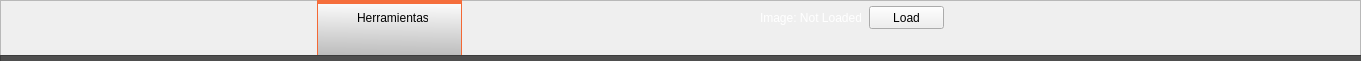
   <widget class="QFrame" name="frame_2">
    <property name="geometry">
     <rect>
      <x>0</x>
      <y>0</y>
      <width>1361</width>
      <height>61</height>
     </rect>
    </property>
    <property name="styleSheet">
     <string notr="true">QFrame#frame_2{
	background-color: qradialgradient(spread:reflect, cx:0.512091, cy:0.808, radius:1.037, fx:0.518, fy:0.977273, stop:0 rgba(114, 114, 114, 255), stop:0.0454545 rgba(98, 98, 98, 255), stop:0.590909 rgba(0, 0, 0, 255))
}</string>
    </property>
    <property name="frameShape">
     <enum>QFrame::StyledPanel</enum>
    </property>
    <property name="frameShadow">
     <enum>QFrame::Raised</enum>
    </property>
    <widget class="QFrame" name="frame_100">
     <property name="geometry">
      <rect>
       <x>317</x>
       <y>0</y>
       <width>145</width>
       <height>91</height>
      </rect>
     </property>
     <property name="styleSheet">
      <string notr="true">QFrame#frame_100{
	background-color:transparent;
	border-top: 4px solid rgb(245, 110, 60);
	border-left: 1px solid rgb(244, 104, 52);
	border-right: 1px solid rgb(244, 104, 52);
}</string>
     </property>
     <property name="frameShape">
      <enum>QFrame::StyledPanel</enum>
     </property>
     <property name="frameShadow">
      <enum>QFrame::Raised</enum>
     </property>
     <widget class="QLabel" name="label_50">
      <property name="geometry">
       <rect>
        <x>40</x>
        <y>10</y>
        <width>71</width>
        <height>16</height>
       </rect>
      </property>
      <property name="text">
       <string>Herramientas</string>
      </property>
     </widget>
    </widget>
    <widget class="QFrame" name="frame_99">
     <property name="geometry">
      <rect>
       <x>317</x>
       <y>0</y>
       <width>145</width>
       <height>80</height>
      </rect>
     </property>
     <property name="styleSheet">
      <string notr="true">background-color: qlineargradient(spread:pad, x1:0.483, y1:1, x2:0.5, y2:0, stop:0 rgba(159, 159, 159, 255), stop:1 rgba(255, 255, 255, 255));</string>
     </property>
     <property name="frameShape">
      <enum>QFrame::StyledPanel</enum>
     </property>
     <property name="frameShadow">
      <enum>QFrame::Raised</enum>
     </property>
    </widget>
    <widget class="QFrame" name="frame_122">
     <property name="geometry">
      <rect>
       <x>0</x>
       <y>55</y>
       <width>1381</width>
       <height>20</height>
      </rect>
     </property>
     <property name="styleSheet">
      <string notr="true">background-color: rgb(78, 78, 78);</string>
     </property>
     <property name="frameShape">
      <enum>QFrame::StyledPanel</enum>
     </property>
     <property name="frameShadow">
      <enum>QFrame::Raised</enum>
     </property>
    </widget>
    <widget class="QLabel" name="label_49">
     <property name="geometry">
      <rect>
       <x>760</x>
       <y>10</y>
       <width>101</width>
       <height>16</height>
      </rect>
     </property>
     <property name="styleSheet">
      <string notr="true">color: white;</string>
     </property>
     <property name="text">
      <string>Image: Not Loaded</string>
     </property>
    </widget>
    <widget class="QPushButton" name="pushButton_8">
     <property name="geometry">
      <rect>
       <x>869</x>
       <y>6</y>
       <width>75</width>
       <height>23</height>
      </rect>
     </property>
     <property name="text">
      <string>Load</string>
     </property>
    </widget>
    <zorder>frame_99</zorder>
    <zorder>frame_100</zorder>
    <zorder>frame_122</zorder>
    <zorder>label_49</zorder>
    <zorder>pushButton_8</zorder>
   </widget>
